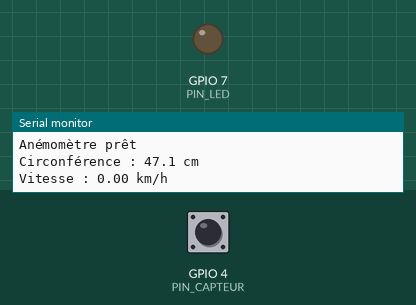
Simulated run of this program. Board: ESP32-C3. Shown: output pins drawn as LEDs (lit = HIGH), the last lines printed to the serial monitor. Dashed ring = blinking. The inputs (shaded band) are chosen by the test bench; at power-on: GPIO 4 (PIN_CAPTEUR) HIGH. Nothing arrives over Bluetooth unless stated; a phone connects over Bluetooth LE 3 s after start.

Above: at 1.2 s.
1.3 s: GPIO 4 (PIN_CAPTEUR) pulsed LOW 5 times (0.12 s each, 0.3 s apart)
At 1.75 s:
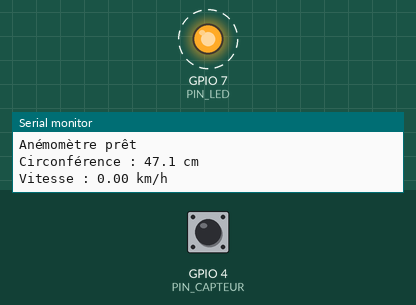
4.3 s: GPIO 4 (PIN_CAPTEUR) pulled LOW for 0.15 s
At 4.7 s:
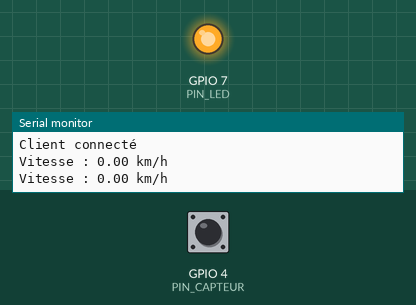
5.9 s: GPIO 4 (PIN_CAPTEUR) pulled LOW for 1 s
At 7.1 s:
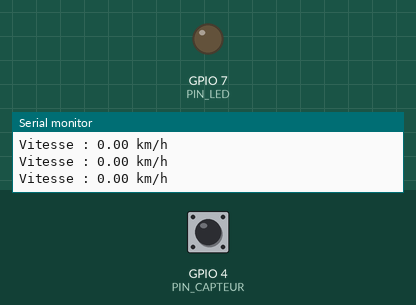
8.4 s: GPIO 4 (PIN_CAPTEUR) pulsed LOW 5 times (0.12 s each, 0.3 s apart)
At 9.9 s:
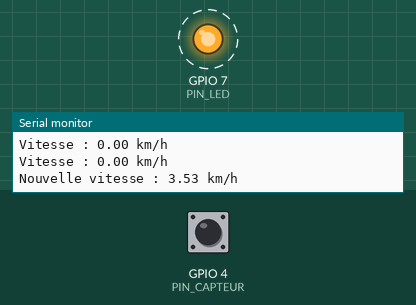
Timing chart, 0 to 11.4 s (numbered marks = the images above; inputs shaded):
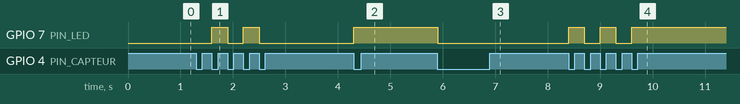

Measured:
- after the input at 1.3 s, GPIO 7 (PIN_LED): alternates HIGH for 0.30 s and LOW for 0.30 s, 4 changes in all, then stays LOW, starting after 0.30 s
- after the input at 4.3 s, GPIO 7 (PIN_LED): LOW → HIGH at once
- after the input at 5.9 s, GPIO 7 (PIN_LED): HIGH → LOW at once
- after the input at 8.4 s, GPIO 7 (PIN_LED): alternates HIGH for 0.30 s and LOW for 0.30 s, 5 changes in all, then stays HIGH, starting at once

The program:

main.cpp
```cpp
// Anémomètre BLE - ESP32-C3
// Mathis Campagna

#include <Arduino.h>
#include <BLEDevice.h>
#include <BLEUtils.h>
#include <BLEServer.h>

#define PIN_CAPTEUR 4
#define PIN_LED 7

#define ANTIREBOND_MS 40
#define NB_AIMANTS 2
#define DIAMETRE_M 0.15f
#define CIRCONF_M (DIAMETRE_M * 3.14159f)
#define DELAI_ARRET_MS 3000
#define K_CALIBRATION 7.5 // ajusté avec la station météo

#define NB_MESURES 10
#define TOLERANCE_KMH 2.0f

#define NOM_BLE "ESP32_Mathis"
#define UUID_SERVICE BLEUUID((uint16_t)0x181A) // Environmental Sensing
#define UUID_VITESSE BLEUUID((uint16_t)0x2A70) // True Wind Speed


BLEServer* serveur = nullptr;
BLECharacteristic* caracVitesse = nullptr;
bool clientConnecte = false;

unsigned long dernierFront = 0;
unsigned long dernierEnvoi = 0;
bool etatPrecedent = HIGH;
bool etatLed = false;

float mesures[NB_MESURES];
byte nbMesures = 0;
float vitesseFiltree = 0.0f;


class GestionConnexion : public BLEServerCallbacks {
  void onConnect(BLEServer* s) override {
    clientConnecte = true;
    Serial.println("Client connecté");
  }

  void onDisconnect(BLEServer* s) override {
    clientConnecte = false;
    Serial.println("Client déconnecté");
    delay(200);
    s->getAdvertising()->start(); // permet de se reconnecter
  }
};


float calculerKmh(unsigned long ecartMs) {
  if (ecartMs == 0) return 0.0f;

  float ecartS = ecartMs / 1000.0f;
  float toursParSec = (1.0f / NB_AIMANTS) / ecartS;
  float vitesseMs = toursParSec * CIRCONF_M * K_CALIBRATION;
  return vitesseMs * 3.6f;
}


// Filtre retire le min et le max,
// Garde la valeur qui a le plus de mesures proches
float filtrerMesures() {
  float minimum = mesures[0];
  float maximum = mesures[0];
  for (byte i = 1; i < NB_MESURES; i++) {
    if (mesures[i] < minimum) minimum = mesures[i];
    if (mesures[i] > maximum) maximum = mesures[i];
  }

  byte meilleurScore = 0;
  float valeurRetenue = 0.0f;

  for (byte i = 0; i < NB_MESURES; i++) {
    if (mesures[i] == minimum || mesures[i] == maximum) continue;

    byte voisines = 0;
    for (byte j = 0; j < NB_MESURES; j++) {
      if (mesures[j] == minimum || mesures[j] == maximum) continue;
      if (fabs(mesures[j] - mesures[i]) <= TOLERANCE_KMH) voisines++;
    }

    if (voisines > meilleurScore) {
      meilleurScore = voisines;
      valeurRetenue = mesures[i];
    }
  }

  // Si tout a été retiré on prend la moyenne
  if (meilleurScore == 0) {
    float somme = 0;
    for (byte i = 0; i < NB_MESURES; i++) somme += mesures[i];
    return somme / NB_MESURES;
  }

  return valeurRetenue;
}


void setup() {
  Serial.begin(115200);

  pinMode(PIN_LED, OUTPUT);
  pinMode(PIN_CAPTEUR, INPUT_PULLUP);
  digitalWrite(PIN_LED, LOW);

  BLEDevice::init(NOM_BLE);
  serveur = BLEDevice::createServer();
  serveur->setCallbacks(new GestionConnexion());

  BLEService* service = serveur->createService(UUID_SERVICE);
  caracVitesse = service->createCharacteristic(
    UUID_VITESSE,
    BLECharacteristic::PROPERTY_READ | BLECharacteristic::PROPERTY_NOTIFY
  );
  service->start();
  serveur->getAdvertising()->start();

  Serial.println("Anémomètre prêt");
  Serial.print("Circonférence : ");
  Serial.print(CIRCONF_M * 100, 1);
  Serial.println(" cm");
}


void loop() {
  unsigned long maintenant = millis();
  bool etat = digitalRead(PIN_CAPTEUR);

  // Front descendant = un aimant passe devant le capteur
  if (etatPrecedent == HIGH && etat == LOW) {
    bool premierFront = (dernierFront == 0);
    bool pasUnRebond = (maintenant - dernierFront) >= ANTIREBOND_MS;

    if (!premierFront && pasUnRebond) {
      mesures[nbMesures++] = calculerKmh(maintenant - dernierFront);

      etatLed = !etatLed;
      digitalWrite(PIN_LED, etatLed);

      if (nbMesures >= NB_MESURES) {
        vitesseFiltree = filtrerMesures();
        nbMesures = 0;
        Serial.print("Nouvelle vitesse : ");
        Serial.print(vitesseFiltree, 2);
        Serial.println(" km/h");
      }
    }

    if (premierFront || pasUnRebond) dernierFront = maintenant;
  }
  etatPrecedent = etat;

  // Rotor arrêté
  if (dernierFront != 0 && (maintenant - dernierFront) > DELAI_ARRET_MS) {
    vitesseFiltree = 0.0f;
    nbMesures = 0;
  }

  // Envoi BLE chaque seconde
  if (maintenant - dernierEnvoi >= 1000) {
    dernierEnvoi = maintenant;

    Serial.print("Vitesse : ");
    Serial.print(vitesseFiltree, 2);
    Serial.println(" km/h");

    if (clientConnecte) {
      uint16_t valeur = (uint16_t)(vitesseFiltree * 100);
      caracVitesse->setValue(valeur);
      caracVitesse->notify();
    }
  }
}
```
